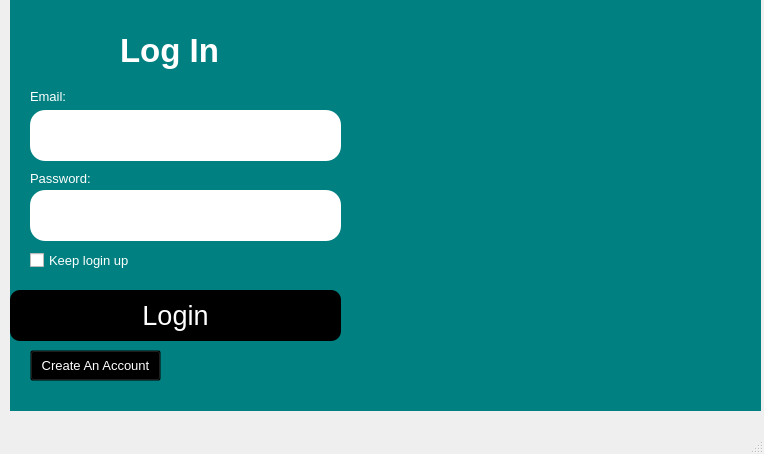
<?xml version="1.0" encoding="UTF-8"?>
<ui version="4.0">
 <class>MainWindow</class>
 <widget class="QMainWindow" name="MainWindow">
  <property name="geometry">
   <rect>
    <x>0</x>
    <y>0</y>
    <width>764</width>
    <height>454</height>
   </rect>
  </property>
  <property name="windowTitle">
   <string>MainWindow</string>
  </property>
  <property name="styleSheet">
   <string notr="true">background-color: medium slate blue;</string>
  </property>
  <widget class="QWidget" name="centralwidget">
   <widget class="QPushButton" name="btnLogin">
    <property name="enabled">
     <bool>true</bool>
    </property>
    <property name="geometry">
     <rect>
      <x>10</x>
      <y>290</y>
      <width>331</width>
      <height>51</height>
     </rect>
    </property>
    <property name="font">
     <font>
      <pointsize>20</pointsize>
      <weight>50</weight>
      <italic>false</italic>
      <bold>false</bold>
      <underline>false</underline>
      <strikeout>false</strikeout>
      <kerning>true</kerning>
     </font>
    </property>
    <property name="styleSheet">
     <string notr="true">background-color: black;
color: white;
border-radius: 10</string>
    </property>
    <property name="text">
     <string>Login</string>
    </property>
   </widget>
   <widget class="QLineEdit" name="txtPassword">
    <property name="geometry">
     <rect>
      <x>30</x>
      <y>190</y>
      <width>311</width>
      <height>51</height>
     </rect>
    </property>
    <property name="styleSheet">
     <string notr="true">border-radius: 15;
</string>
    </property>
   </widget>
   <widget class="QLabel" name="label">
    <property name="geometry">
     <rect>
      <x>120</x>
      <y>30</y>
      <width>111</width>
      <height>41</height>
     </rect>
    </property>
    <property name="font">
     <font>
      <pointsize>25</pointsize>
      <weight>75</weight>
      <bold>true</bold>
     </font>
    </property>
    <property name="styleSheet">
     <string notr="true">color: white</string>
    </property>
    <property name="text">
     <string>Log In</string>
    </property>
   </widget>
   <widget class="QLabel" name="label_2">
    <property name="geometry">
     <rect>
      <x>30</x>
      <y>90</y>
      <width>47</width>
      <height>13</height>
     </rect>
    </property>
    <property name="font">
     <font>
      <pointsize>10</pointsize>
     </font>
    </property>
    <property name="styleSheet">
     <string notr="true">color: white</string>
    </property>
    <property name="text">
     <string>Email:</string>
    </property>
   </widget>
   <widget class="QLabel" name="label_3">
    <property name="geometry">
     <rect>
      <x>30</x>
      <y>170</y>
      <width>61</width>
      <height>16</height>
     </rect>
    </property>
    <property name="font">
     <font>
      <pointsize>10</pointsize>
     </font>
    </property>
    <property name="styleSheet">
     <string notr="true">color: white</string>
    </property>
    <property name="text">
     <string>Password:</string>
    </property>
   </widget>
   <widget class="QCheckBox" name="checkBox">
    <property name="geometry">
     <rect>
      <x>30</x>
      <y>250</y>
      <width>161</width>
      <height>21</height>
     </rect>
    </property>
    <property name="font">
     <font>
      <pointsize>10</pointsize>
     </font>
    </property>
    <property name="styleSheet">
     <string notr="true">color: white</string>
    </property>
    <property name="text">
     <string>Keep login up</string>
    </property>
   </widget>
   <widget class="QLabel" name="label_4">
    <property name="geometry">
     <rect>
      <x>350</x>
      <y>0</y>
      <width>411</width>
      <height>401</height>
     </rect>
    </property>
    <property name="text">
     <string/>
    </property>
    <property name="pixmap">
     <pixmap>../IMAGES/Annotation 2025-06-15 162359.png</pixmap>
    </property>
    <property name="scaledContents">
     <bool>true</bool>
    </property>
   </widget>
   <widget class="QPushButton" name="btnRegister">
    <property name="geometry">
     <rect>
      <x>30</x>
      <y>350</y>
      <width>131</width>
      <height>31</height>
     </rect>
    </property>
    <property name="font">
     <font>
      <pointsize>10</pointsize>
     </font>
    </property>
    <property name="styleSheet">
     <string notr="true">background: transparent;
color: white</string>
    </property>
    <property name="text">
     <string>Create An Account</string>
    </property>
   </widget>
   <widget class="QLabel" name="label_5">
    <property name="geometry">
     <rect>
      <x>10</x>
      <y>0</y>
      <width>751</width>
      <height>411</height>
     </rect>
    </property>
    <property name="styleSheet">
     <string notr="true">background-color:Teal</string>
    </property>
    <property name="text">
     <string/>
    </property>
    <property name="scaledContents">
     <bool>false</bool>
    </property>
   </widget>
   <widget class="QLineEdit" name="txtEmail">
    <property name="geometry">
     <rect>
      <x>30</x>
      <y>110</y>
      <width>311</width>
      <height>51</height>
     </rect>
    </property>
    <property name="styleSheet">
     <string notr="true">border-radius: 15;
</string>
    </property>
   </widget>
   <zorder>label_5</zorder>
   <zorder>label_4</zorder>
   <zorder>btnLogin</zorder>
   <zorder>txtPassword</zorder>
   <zorder>label</zorder>
   <zorder>label_2</zorder>
   <zorder>label_3</zorder>
   <zorder>checkBox</zorder>
   <zorder>btnRegister</zorder>
   <zorder>txtEmail</zorder>
  </widget>
  <widget class="QMenuBar" name="menubar">
   <property name="geometry">
    <rect>
     <x>0</x>
     <y>0</y>
     <width>764</width>
     <height>21</height>
    </rect>
   </property>
  </widget>
  <widget class="QStatusBar" name="statusbar"/>
 </widget>
 <resources/>
 <connections/>
</ui>
